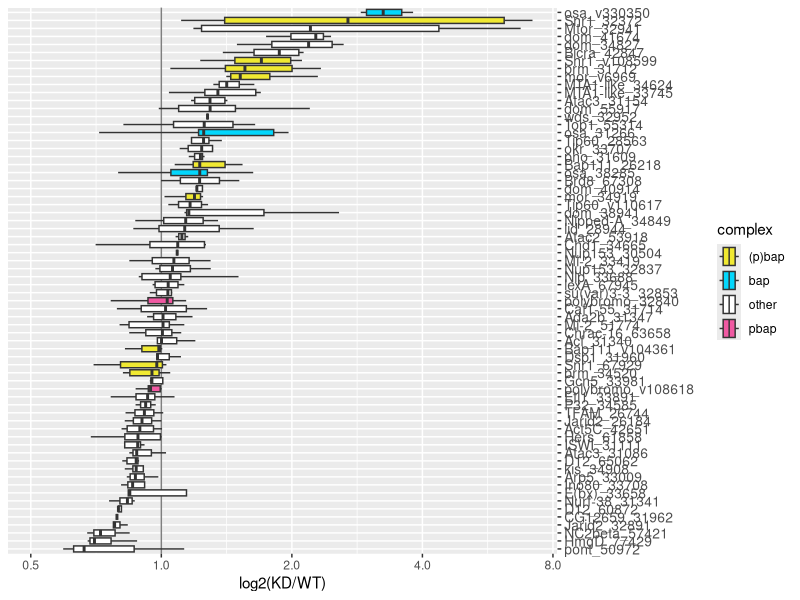
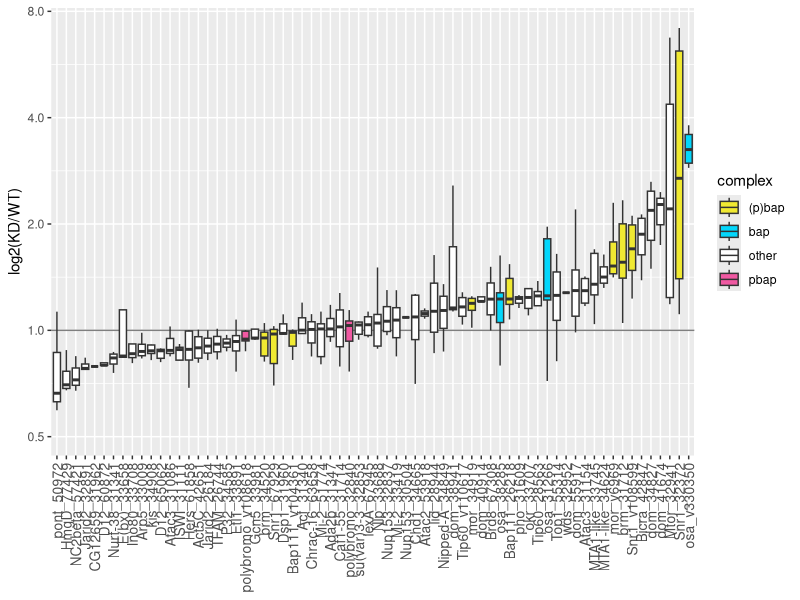
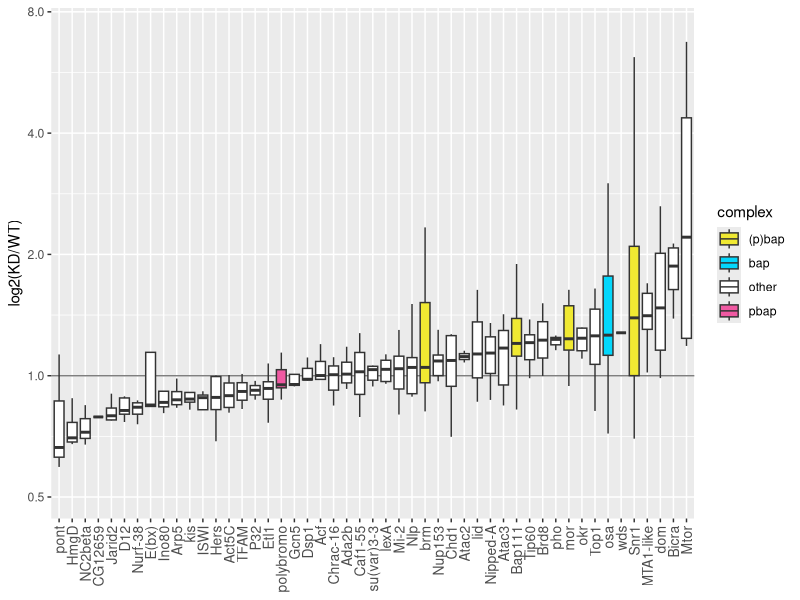
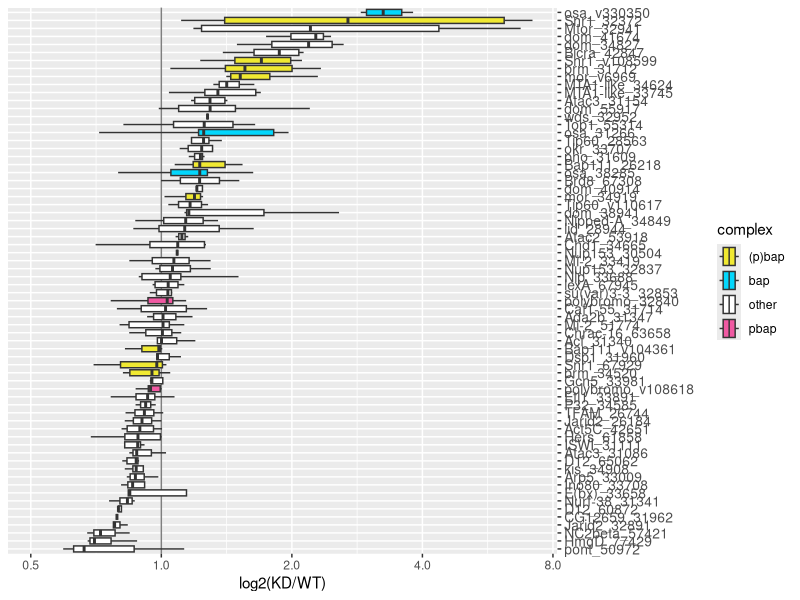
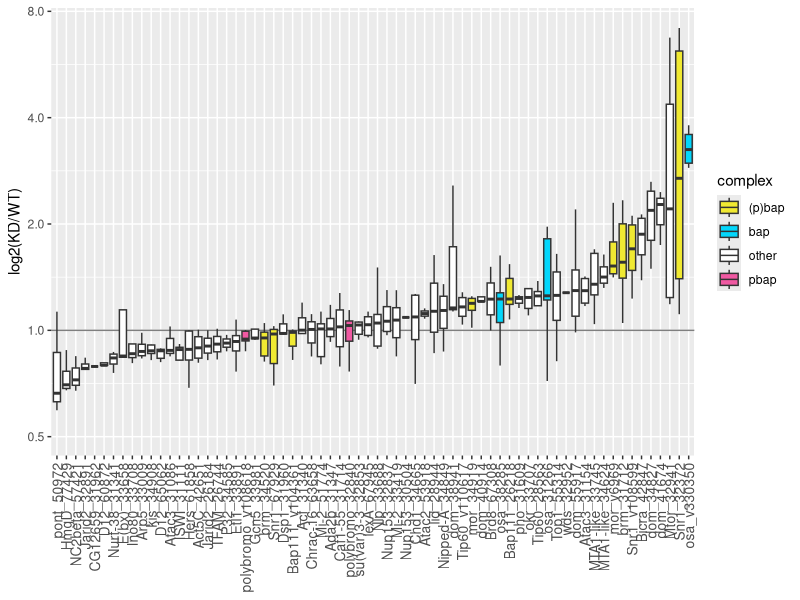
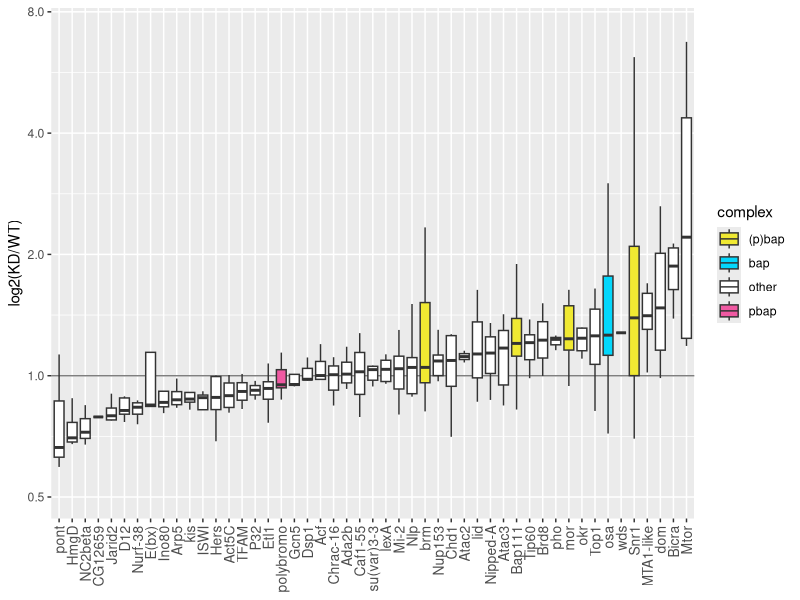

The R script that drew these images, in order:
## ---- chunk 1
library(magrittr)
library(ggplot2)
library(viridis)
## ---- chunk 2
brm_complex <- c('Bap111','brm','mor','Snr1')
pbap_complex <- c('polybromo', 'bap170')
bap_complex <- c('osa')

dom_complex <- c('dom','Tip60','pont', 'rept','Nipped-A','Brd8')

outdata <- read.csv('../output/resultsDF.csv') %>%
  dplyr::mutate(id = paste(symbol, line, sep = "_"),
                complex = dplyr::case_when(symbol %in% brm_complex ~ '(p)bap',
                                           symbol %in% pbap_complex ~ 'pbap',
                                           symbol %in% bap_complex ~ 'bap',
                                           T ~ 'other')) 


outdata
## ---- chunk 3
color_scale = c("#f0e932","#03d7fc", "#FFFFFF", "#f059a2")
outdata %>%
  dplyr::filter(stack >= 10 & gfp >= 10 & size == "1024x1024") %>%
  dplyr::group_by(symbol, line) %>%
  dplyr::mutate(med = median(KDtoWT)) %>%
  ggplot(aes(KDtoWT, forcats::fct_reorder(id, KDtoWT))) +
  geom_vline(xintercept = 1, color = "grey50") +
  geom_boxplot(aes(fill = complex), outlier.shape = NA) +
  scale_y_discrete(position = 'right') +
  scale_x_continuous(trans = "log2") +
  scale_fill_manual(values = color_scale) +
  xlab("log2(KD/WT)") +
  ylab("brDisc KD/WT") +
  theme(#axis.text.x = element_text(angle = 90, hjust = 1, vjust = 0.5),
#        legend.position = "none",
        axis.text.y = element_text(size = 10),
        axis.title.y = element_blank())

ggsave('r_out/kd_wt-brmComplex-plot.png', width = 7, height = 9)

## ---- chunk 4
color_scale = c("#f0e932","#03d7fc", "#FFFFFF", "#f059a2")
outdata %>%
  dplyr::filter(stack >= 10 & gfp >= 10 & size == "1024x1024") %>%
  dplyr::group_by(symbol, line) %>%
  dplyr::mutate(med = median(KDtoWT)) %>%
  ggplot(aes(forcats::fct_reorder(id, KDtoWT), KDtoWT)) +
  geom_hline(yintercept = 1, color = "grey50") +
  geom_boxplot(aes(fill = complex), outlier.shape = NA) +
 # scale_y_discrete(position = 'right') +
  scale_y_continuous(trans = "log2") +
  scale_fill_manual(values = color_scale) +
  ylab("log2(KD/WT)") +
  xlab("brDisc KD/WT") +
  theme(#axis.text.x = element_text(angle = 90, hjust = 1, vjust = 0.5),
#        legend.position = "none",
        axis.text.x = element_text(size = 10, angle = 90, hjust = 1, vjust = 0.5),
        axis.title.x = element_blank())

ggsave('r_out/kd_wt-brmComplex-horizontal-plot.png', width = 11, height = 7)

## ---- chunk 5



color_scale = c("#f0e932","#03d7fc", "#FFFFFF", "#f059a2")
outdata %>%
  dplyr::filter(stack >= 10 & gfp >= 10 & size == "1024x1024") %>%
  dplyr::group_by(symbol, line) %>%
  dplyr::mutate(med = median(KDtoWT)) %>%
  ggplot(aes(forcats::fct_reorder(symbol, KDtoWT), KDtoWT)) +
  geom_hline(yintercept = 1, color = "grey50") +
  geom_boxplot(aes(fill = complex), outlier.shape = NA) +
 # scale_y_discrete(position = 'right') +
  scale_y_continuous(trans = "log2") +
  scale_fill_manual(values = color_scale) +
  ylab("log2(KD/WT)") +
  xlab("brDisc KD/WT") +
  theme(#axis.text.x = element_text(angle = 90, hjust = 1, vjust = 0.5),
#        legend.position = "none",
        axis.text.x = element_text(size = 10, angle = 90, hjust = 1, vjust = 0.5),
        axis.title.x = element_blank())

ggsave('r_out/kd_wt-brmComplex-horizontal-plot-Symbol.png', width = 11, height = 7)

## ---- chunk 6
#outdata %>%
#  dplyr::filter(stack >= 10 & gfp >= 10 & size == "1024x1024" & homozygous == T) %>%
#  dplyr::group_by(symbol, line.x) %>%
#  #dplyr::mutate(med = median(KDtoWT)) %>%
#  ggplot(aes(KDtoWT, forcats::fct_reorder(grp.x, KDtoWT))) +
#  geom_vline(xintercept = 1, color = "grey50") +
#  geom_boxplot(aes(fill = dom_fill), outlier.shape = NA) +
#  #geom_point(alpha = 0.6) +
#  #geom_point(aes(fill = lethality), alpha = 0.8, shape = 21) +
#  scale_y_discrete(position = 'right') +
#  scale_x_continuous(trans = "log2") +
#  #scale_x_continuous(limits = c(0, 7), breaks = c(-1:10)) +
#  scale_fill_manual(values = c("White","Red")) +
#  xlab("log2(KD/WT)") +
#  ylab("brDisc KD/WT") +
#  theme(#axis.text.x = element_text(angle = 90, hjust = 1, vjust = 0.5),
#        legend.position = "none",
#        axis.text.y = element_text(size = 10),
#        axis.title.y = element_blank())
#
#ggsave('r_out/kd_wt-domComplex-plot.png', width = 6, height = 9)

